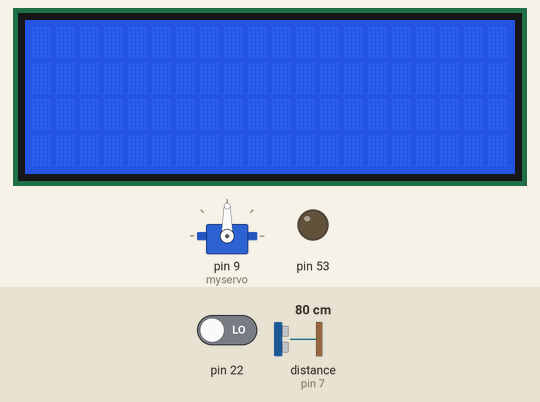
Recording of a sketch running on a simulated Arduino Mega 2560, built with avr-gcc and run on an emulated ATmega2560. Shown: servo, 20×4 character LCD, output pins drawn as LEDs (lit = HIGH). The inputs (shaded band) are chosen by the test bench; at power-on: pin 22 LOW, distance to the obstacle (sensor on pin 7) 80 cm. The echo pulse lasts 58.3 µs per cm; what the sketch prints to the serial monitor is not drawn.

Above: at 1.2 s.
1.3 s: pin 22 driven HIGH
At 2.4 s:
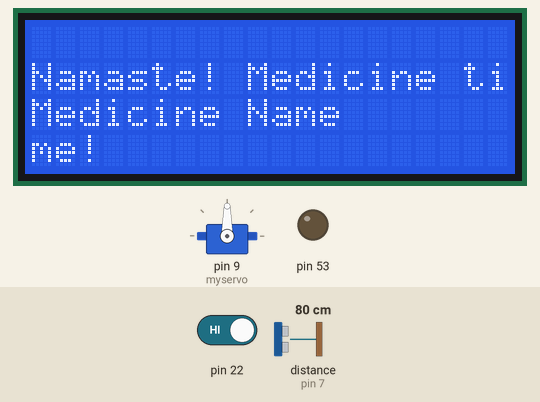
2.8 s: distance to the obstacle (sensor on pin 7) set to 6 cm
4.3 s: distance to the obstacle (sensor on pin 7) set to 3 cm
At 5.2 s:
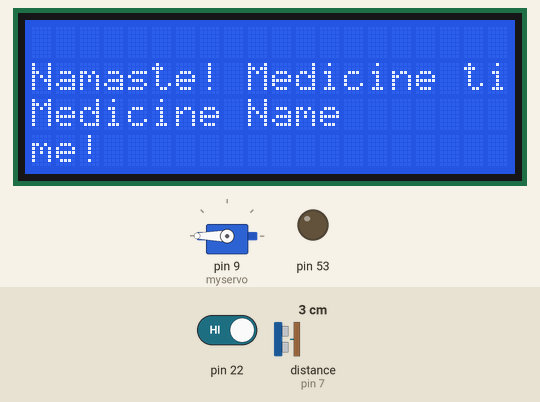
Timing chart, 0 to 7.3 s (numbered marks = the images above; inputs shaded):
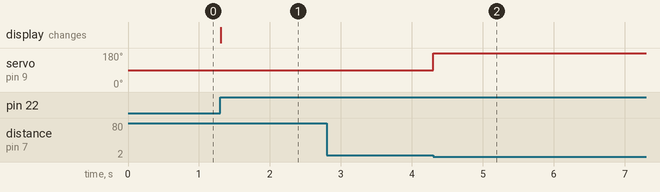

Measured:
- the behaviour switches between 5 and 4 cm on distance to the obstacle (sensor on pin 7) (found by bisection; images 1 and 2)
- after the input at 1.3 s, the display: changes at once (image 1)
- after the input at 2.8 s, every drawn part: stays the same
- after the input at 4.3 s, servo on pin 9 (myservo): 90° → 180° at once

The sketch:

SmartMedFile.ino
```cpp
//#include<Stepper.h>
#include<Servo.h>
#include<LiquidCrystal.h>
#include<NewPing.h>

#define TRIGGER_PIN  6  // Arduino pin tied to trigger pin on the ultrasonic sensor.
#define ECHO_PIN     7  // Arduino pin tied to echo pin on the ultrasonic sensor.
#define MAX_DISTANCE 200 // Maximum distance we want to ping for (in centimeters). Maximum sensor distance is rated at 400-500cm.

//2 3 4 5 6 7 8 9  10 11 12 13  14 23 24 25 26

NewPing sonar(TRIGGER_PIN, ECHO_PIN, MAX_DISTANCE); // NewPing setup of pins and maximum distance.
const int stepsPerRevolution = 200;  // change this to fit the number of steps per revolution
// for your motor

LiquidCrystal lcd(12, 11, 5, 4, 3, 2);
Servo myservo;  // create servo object to control a servo
//Stepper myStepper(stepsPerRevolution, 8, 9, 10, 11);

int val;    // variable to read the value from the analog pin


void setup() {

    //Servo setup
      myservo.attach(9);  // attaches the servo on pin 9 to the servo object

    //Stepper Setup
    //  myStepper.setSpeed(60);

    //LCD setup
     lcd.begin(20, 4);
    //BUZZER Setup
    pinMode(53,OUTPUT);
    //INTIALISE INPUT PINS FROM RPI
    pinMode(22,INPUT);
  //  pinMode(23,INPUT);
   // pinMode(24,INPUT);
    //pinMode(25,INPUT);
    //pinMode(52,OUTPUT);
    //ultrasound setup
    Serial.begin(9600); // Open serial monitor at 115200 baud to see ping results.

}

void loop() {
  if(digitalRead(22)==1){
    //buzzer code
    //digitalWrite(53,HIGH);
    //delay(3000);
    //digitalWrite(53,LOW);

    //LCD code
    Serial.println("lcd code");
    lcd.setCursor(0, 1);
    lcd.print("Namaste! Medicine time!");
    lcd.setCursor(0, 2);
    lcd.print("Medicine Name");

    //stepper
    for(int i=0;i<10;i++){
//      myStepper.step(100);
      delay(50);
 }
//  myStepper.setSpeed(0);

//ultrasound Sensor
  while(1){                    // Wait 50ms between pings (about 20 pings/sec). 29ms should be the shortest delay between pings.
  unsigned int uS = sonar.ping(); // Send ping, get ping time in microseconds (uS).
  if((uS/US_ROUNDTRIP_CM)<5){

        myservo.write(180);
         Serial.println(uS/US_ROUNDTRIP_CM);
        Serial.println("Sonar pinged me");
        break;
    }
    Serial.println(uS/US_ROUNDTRIP_CM);
  }
  digitalWrite(52,HIGH);
  delay(3000);
    digitalWrite(52,LOW);
  }


}
```
